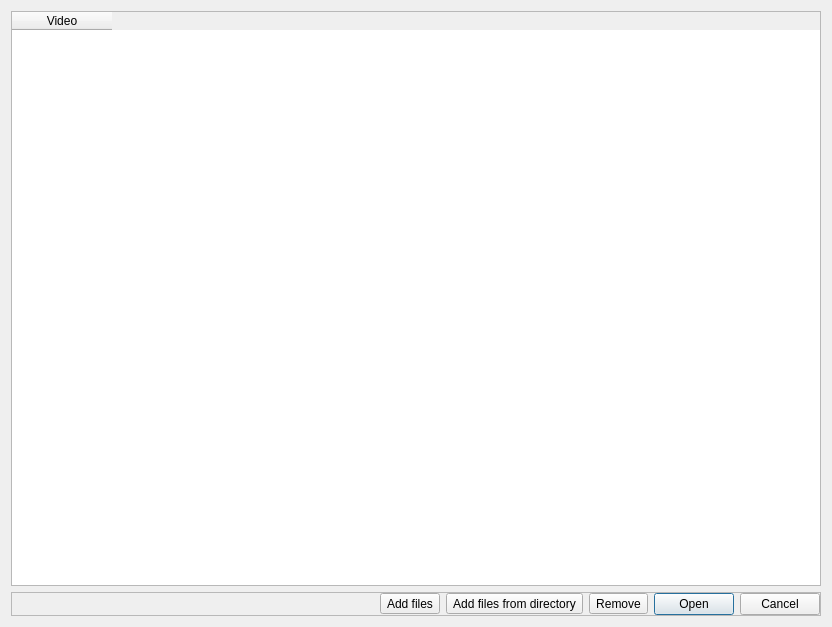
<?xml version="1.0" encoding="UTF-8"?>
<ui version="4.0">
 <class>VideosWindow</class>
 <widget class="QDialog" name="VideosWindow">
  <property name="geometry">
   <rect>
    <x>0</x>
    <y>0</y>
    <width>832</width>
    <height>627</height>
   </rect>
  </property>
  <property name="windowTitle">
   <string>VideosWindow</string>
  </property>
  <layout class="QVBoxLayout" name="verticalLayout">
   <item>
    <widget class="QTableWidget" name="videosTable">
     <property name="editTriggers">
      <set>QAbstractItemView::NoEditTriggers</set>
     </property>
     <property name="alternatingRowColors">
      <bool>true</bool>
     </property>
     <property name="selectionMode">
      <enum>QAbstractItemView::SingleSelection</enum>
     </property>
     <property name="selectionBehavior">
      <enum>QAbstractItemView::SelectRows</enum>
     </property>
     <property name="sortingEnabled">
      <bool>true</bool>
     </property>
     <column>
      <property name="text">
       <string>Video</string>
      </property>
     </column>
    </widget>
   </item>
   <item>
    <widget class="QFrame" name="frame">
     <property name="frameShape">
      <enum>QFrame::StyledPanel</enum>
     </property>
     <property name="frameShadow">
      <enum>QFrame::Raised</enum>
     </property>
     <layout class="QHBoxLayout" name="horizontalLayout_2">
      <property name="leftMargin">
       <number>0</number>
      </property>
      <property name="topMargin">
       <number>0</number>
      </property>
      <property name="rightMargin">
       <number>0</number>
      </property>
      <property name="bottomMargin">
       <number>0</number>
      </property>
      <item>
       <spacer name="horizontalSpacer">
        <property name="orientation">
         <enum>Qt::Horizontal</enum>
        </property>
        <property name="sizeHint" stdset="0">
         <size>
          <width>40</width>
          <height>20</height>
         </size>
        </property>
       </spacer>
      </item>
      <item>
       <widget class="QToolButton" name="btnAddFiles">
        <property name="text">
         <string>Add files</string>
        </property>
       </widget>
      </item>
      <item>
       <widget class="QToolButton" name="btnAddFilesFromDirectory">
        <property name="text">
         <string>Add files from directory</string>
        </property>
       </widget>
      </item>
      <item>
       <widget class="QToolButton" name="btnRemove">
        <property name="text">
         <string>Remove</string>
        </property>
       </widget>
      </item>
      <item>
       <widget class="QPushButton" name="btnOpen">
        <property name="text">
         <string>Open</string>
        </property>
       </widget>
      </item>
      <item>
       <widget class="QPushButton" name="btnCancel">
        <property name="text">
         <string>Cancel</string>
        </property>
       </widget>
      </item>
     </layout>
    </widget>
   </item>
  </layout>
  <action name="actAddFilesFromDirectory">
   <property name="text">
    <string>Add files from directory</string>
   </property>
   <property name="toolTip">
    <string>Add files from directory</string>
   </property>
  </action>
  <action name="actAddFiles">
   <property name="text">
    <string>Add files</string>
   </property>
   <property name="toolTip">
    <string>Add files</string>
   </property>
  </action>
  <action name="actRemove">
   <property name="text">
    <string>Remove</string>
   </property>
   <property name="toolTip">
    <string>Remove</string>
   </property>
  </action>
 </widget>
 <layoutdefault spacing="6" margin="11"/>
 <resources/>
 <connections/>
</ui>
